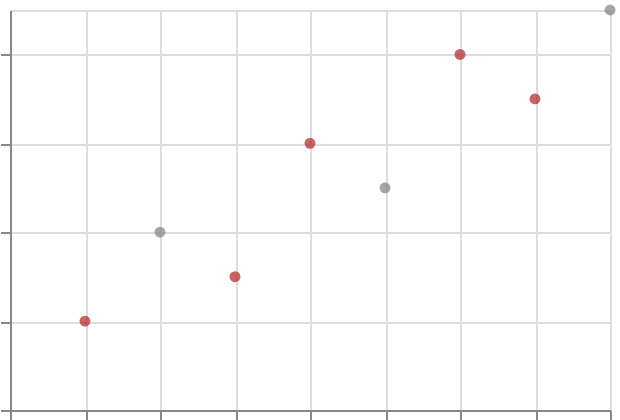

Vega-Lite specification stored for this chart:
### Vega-Lite specification from a JSON file in a GitHub repository (floating-point values rounded to 4 significant figures)
{"$schema": "https://vega.github.io/schema/vega-lite/v6.json", "padding": 5, "autosize": "none", "width": 300, "height": 200, "data": {"name": "table", "values": [{"c": "A", "g": "p", "x": 1, "y": 2, "v": 5, "t": "2024-01-15", "o": {"v": 3}, "IMDB Rating": 6.1, "d": "x1"}, {"c": "B", "g": "q", "x": 2, "y": 4, "v": 9, "t": "2024-02-20", "o": {"v": 7}, "IMDB Rating": 7.4, "d": "x2"}, {"c": "A", "g": "q", "x": 3, "y": 3, "v": 2, "t": "2024-03-05", "o": {"v": 1}, "IMDB Rating": 5.2, "d": "x1"}, {"c": "C", "g": "p", "x": 4, "y": 6, "v": 7, "t": "2024-05-30", "o": {"v": 4}, "IMDB Rating": 8.8, "d": "x3"}, {"c": "B", "g": "p", "x": 5, "y": 5, "v": 4, "t": "2024-07-11", "o": {"v": 9}, "IMDB Rating": 6.9, "d": "x2"}, {"c": "C", "g": "q", "x": 6, "y": 8, "v": 6, "t": "2024-09-02", "o": {"v": 2}, "IMDB Rating": 7.7, "d": "x3"}, {"c": "A", "g": "p", "x": 7, "y": 7, "v": 8, "t": "2024-11-25", "o": {"v": 5}, "IMDB Rating": 4.4, "d": "x1"}, {"c": "B", "g": "q", "x": 8, "y": 9, "v": 3, "t": "2024-12-31", "o": {"v": 8}, "IMDB Rating": 9.1, "d": "x2"}]}, "mark": {"type": "point", "filled": true}, "encoding": {"x": {"field": "x", "type": "quantitative"}, "y": {"field": "y", "type": "quantitative"}, "color": {"condition": {"test": {"field": "c", "oneOf": ["A", "C"]}, "value": "firebrick"}, "value": "grey"}}}
